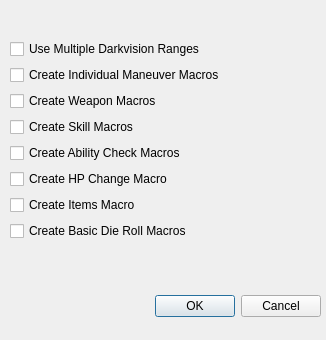
<?xml version="1.0" encoding="UTF-8"?>
<ui version="4.0">
 <class>outputDialog</class>
 <widget class="QDialog" name="outputDialog">
  <property name="geometry">
   <rect>
    <x>0</x>
    <y>0</y>
    <width>326</width>
    <height>340</height>
   </rect>
  </property>
  <property name="minimumSize">
   <size>
    <width>326</width>
    <height>340</height>
   </size>
  </property>
  <property name="maximumSize">
   <size>
    <width>326</width>
    <height>340</height>
   </size>
  </property>
  <property name="windowTitle">
   <string>Dialog</string>
  </property>
  <widget class="QDialogButtonBox" name="buttonBox">
   <property name="geometry">
    <rect>
     <x>-20</x>
     <y>290</y>
     <width>341</width>
     <height>32</height>
    </rect>
   </property>
   <property name="orientation">
    <enum>Qt::Horizontal</enum>
   </property>
   <property name="standardButtons">
    <set>QDialogButtonBox::Cancel|QDialogButtonBox::Ok</set>
   </property>
  </widget>
  <widget class="QWidget" name="layoutWidget">
   <property name="geometry">
    <rect>
     <x>10</x>
     <y>10</y>
     <width>272</width>
     <height>261</height>
    </rect>
   </property>
   <layout class="QVBoxLayout" name="verticalLayout_2">
    <item>
     <layout class="QVBoxLayout" name="verticalLayout">
      <item>
       <widget class="QCheckBox" name="checkDark">
        <property name="text">
         <string>Use Multiple Darkvision Ranges</string>
        </property>
       </widget>
      </item>
      <item>
       <widget class="QCheckBox" name="checkMan">
        <property name="text">
         <string>Create Individual Maneuver Macros</string>
        </property>
       </widget>
      </item>
      <item>
       <widget class="QCheckBox" name="checkAttack">
        <property name="text">
         <string>Create Weapon Macros</string>
        </property>
       </widget>
      </item>
      <item>
       <widget class="QCheckBox" name="checkSkill">
        <property name="text">
         <string>Create Skill Macros</string>
        </property>
       </widget>
      </item>
      <item>
       <widget class="QCheckBox" name="checkAbility">
        <property name="text">
         <string>Create Ability Check Macros</string>
        </property>
       </widget>
      </item>
      <item>
       <widget class="QCheckBox" name="checkHP">
        <property name="text">
         <string>Create HP Change Macro</string>
        </property>
       </widget>
      </item>
      <item>
       <widget class="QCheckBox" name="checkItems">
        <property name="text">
         <string>Create Items Macro</string>
        </property>
       </widget>
      </item>
      <item>
       <widget class="QCheckBox" name="checkBasic">
        <property name="text">
         <string>Create Basic Die Roll Macros</string>
        </property>
       </widget>
      </item>
     </layout>
    </item>
   </layout>
  </widget>
 </widget>
 <resources/>
 <connections>
  <connection>
   <sender>buttonBox</sender>
   <signal>accepted()</signal>
   <receiver>outputDialog</receiver>
   <slot>accept()</slot>
   <hints>
    <hint type="sourcelabel">
     <x>248</x>
     <y>254</y>
    </hint>
    <hint type="destinationlabel">
     <x>157</x>
     <y>274</y>
    </hint>
   </hints>
  </connection>
  <connection>
   <sender>buttonBox</sender>
   <signal>rejected()</signal>
   <receiver>outputDialog</receiver>
   <slot>reject()</slot>
   <hints>
    <hint type="sourcelabel">
     <x>316</x>
     <y>260</y>
    </hint>
    <hint type="destinationlabel">
     <x>286</x>
     <y>274</y>
    </hint>
   </hints>
  </connection>
 </connections>
</ui>
